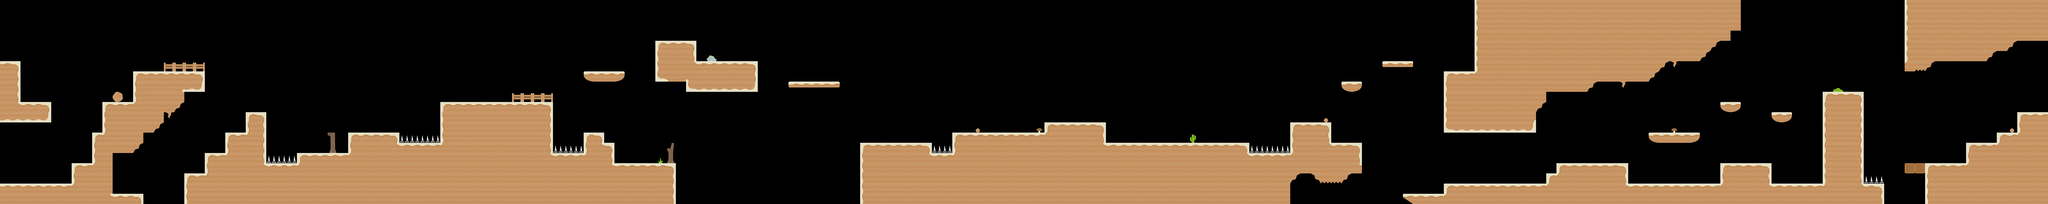

Tiled map render using the project's own tile images. Description and the map definition, with tile-layer contents summarised, below:
An orthogonal 200x20 tile map with 64x64 px tiles, 3 tile layers (tileLayer, hazardLayer, elementLayer), 3 tilesets and 56 objects (30x coin, 7x flyer, 6x staticshooter, 3x doublewalker, 2x jumper, ...).

<map version="1.0" orientation="orthogonal" renderorder="right-down" width="200" height="20" tilewidth="64" tileheight="64" nextobjectid="405">
    <tileset firstgid="1" name="world2" tilewidth="64" tileheight="64" spacing="16" margin="8" tilecount="36" columns="36">
        <image source="world2.png" width="2880" height="80" />
    </tileset>
    <tileset firstgid="37" name="elements1" tilewidth="64" tileheight="64" spacing="16" margin="8" tilecount="40" columns="40">
        <image source="elements1.png" width="3200" height="80" />
    </tileset>
    <tileset firstgid="77" name="hazard" tilewidth="64" tileheight="64" spacing="16" margin="8" tilecount="9" columns="9">
        <image source="hazard.png" width="720" height="80" />
    </tileset>
    <layer name="tileLayer" width="200" height="20">
        <data>[4000 cells, 1324 non-empty, 25 distinct tile ids]</data>
    </layer>
    <objectgroup name="gameObjects">
        <object id="1" name="player" x="128" y="1024" width="64" height="128" />
        <object id="8" name="jumper" x="7616" y="768" width="64" height="128" />
        <object id="9" name="jumper" x="10368" y="1024" width="64" height="128" />
        <object id="13" name="flyer" x="6336" y="640" width="64" height="128" />
        <object id="15" name="staticshooter" x="8128" y="640" width="64" height="128" />
        <object id="24" name="exit" x="12672" y="512" width="128" height="192" />
        <object id="171" name="flyer" x="1792" y="640" width="64" height="128" />
        <object id="203" name="coin" x="5440" y="768" width="64" height="64" />
        <object id="216" name="coin" x="5568" y="768" width="64" height="64" />
        <object id="219" name="coin" x="9088" y="320" width="64" height="64" />
        <object id="222" name="coin" x="8960" y="512" width="64" height="64" />
        <object id="224" name="coin" x="8512" y="256" width="64" height="64" />
        <object id="228" name="coin" x="8960" y="704" width="64" height="64" />
        <object id="230" name="coin" x="8896" y="1024" width="64" height="64" />
        <object id="234" name="coin" x="8960" y="960" width="64" height="64" />
        <object id="238" name="coin" x="11904" y="768" width="64" height="64" />
        <object id="256" name="flyer" x="7296" y="512" width="64" height="128" />
        <object id="258" name="flyer" x="2688" y="576" width="64" height="128" />
        <object id="260" name="drunkenflyer" x="8896" y="768" width="64" height="128" />
        <object id="272" name="coin" x="12032" y="896" width="64" height="64" />
        <object id="273" name="coin" x="11776" y="640" width="64" height="64" />
        <object id="278" name="staticshooter" x="2368" y="704" width="64" height="128" />
        <object id="280" name="coin" x="9152" y="320" width="64" height="64" />
        <object id="281" name="coin" x="8960" y="576" width="64" height="64" />
        <object id="289" name="flyer" x="3584" y="448" width="64" height="128" />
        <object id="291" name="staticshooter" x="6720" y="640" width="64" height="128" />
        <object id="292" name="staticshooter" x="10112" y="896" width="64" height="128" />
        <object id="293" name="staticshooter" x="12352" y="768" width="64" height="128" />
        <object id="341" name="coin" x="0" y="192" width="64" height="64" />
        <object id="342" name="coin" x="64" y="192" width="64" height="64" />
        <object id="343" name="coin" x="768" y="1152" width="64" height="64" />
        <object id="344" name="coin" x="768" y="1088" width="64" height="64" />
        <object id="345" name="coin" x="768" y="1024" width="64" height="64" />
        <object id="349" name="coin" x="4352" y="192" width="64" height="64" />
        <object id="352" name="coin" x="4544" y="256" width="64" height="64" />
        <object id="353" name="coin" x="3840" y="960" width="64" height="64" />
        <object id="354" name="coin" x="3904" y="960" width="64" height="64" />
        <object id="355" name="coin" x="3968" y="960" width="64" height="64" />
        <object id="357" name="coin" x="6912" y="768" width="64" height="64" />
        <object id="358" name="coin" x="6976" y="768" width="64" height="64" />
        <object id="359" name="coin" x="7872" y="768" width="64" height="64" />
        <object id="360" name="coin" x="7936" y="704" width="64" height="64" />
        <object id="361" name="coin" x="8000" y="640" width="64" height="64" />
        <object id="370" name="staticshooter" x="11584" y="448" width="64" height="128" />
        <object id="371" name="powerup" x="5120" y="384" width="64" height="64" />
        <object id="336" name="flyer" x="1088" y="256" width="64" height="128" />
        <object id="337" name="doublewalker" x="896" y="320" width="64" height="128" />
        <object id="377" name="coin" x="10752" y="512" width="64" height="64" />
        <object id="376" name="walker" x="4672" y="256" width="64" height="128" />
        <object id="379" name="doublewalker" x="9984" y="896" width="64" height="128" />
        <object id="380" name="walker" x="11008" y="896" width="64" height="128" />
        <object id="400" name="flyer" x="11520" y="384" width="64" height="128" />
        <object id="401" name="coin" x="9024" y="320" width="64" height="64" />
        <object id="404" name="doublewalker" x="5696" y="768" width="64" height="128" />
    </objectgroup>
    <objectgroup name="interactionObjects">
        <object id="402" name="destroy" x="11904" y="1024" width="64" height="64" />
        <object id="403" name="destroy" x="11968" y="1024" width="64" height="64" />
    </objectgroup>
    <layer name="hazardLayer" width="200" height="20">
        <data>[4000 cells, 18 non-empty, 1 distinct tile ids]</data>
    </layer>
    <layer name="elementLayer" width="200" height="20">
        <data>[4000 cells, 25 non-empty, 12 distinct tile ids]</data>
    </layer>
</map>
